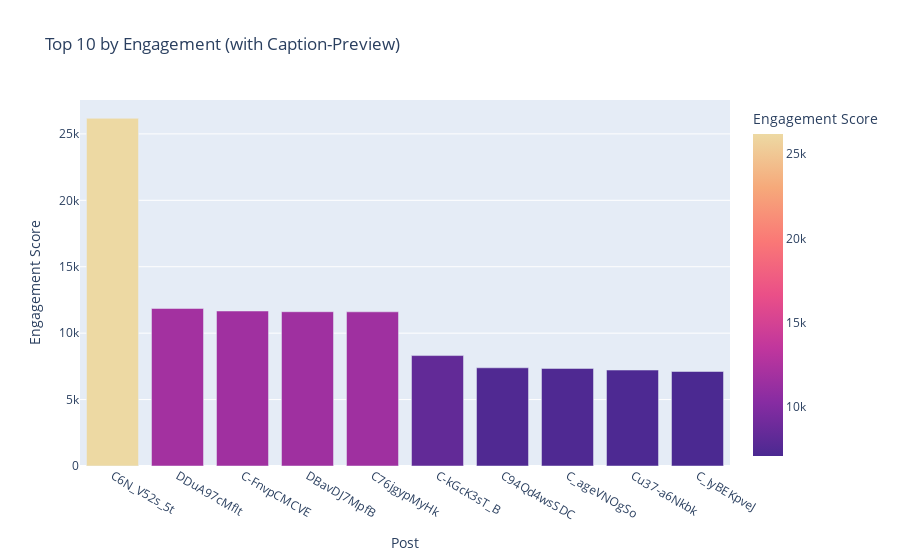

The notebook cell saved with this chart:
### Markdown cell above
#### Top Posts based on Engagement Score

### Code cell
top_posts_engagement = session.query(
    Post.shortcode,
    Post.engagement_score_view,
    Post.like_count,
    Post.comment_count,
    Post.caption
).order_by(Post.engagement_score_view.desc()).limit(10).all()

df = pd.DataFrame(top_posts_engagement, columns=["Shortcode", "Engagement Score", "Likes", "Comments", "Caption"])

df["Caption Preview"] = df["Caption"].fillna("").apply(lambda x: x[:100] + "..." if len(x) > 100 else x)

fig = px.bar(
    df,
    x="Shortcode",
    y="Engagement Score",
    hover_data={
        "Shortcode": True,
        "Engagement Score": True,
        "Likes": True,
        "Comments": True,
        "Caption Preview": True
    },
    title="Top 10 by Engagement (with Caption-Preview)",
    labels={"Shortcode": "Post", "Engagement Score": "Engagement Score"},
    color="Engagement Score",
    color_continuous_scale="Agsunset"
)

fig.show()

### Figure 1 — Plotly figure (JSON) as saved in the notebook; plotly's stock layout.template omitted (floating-point values rounded to 4 significant figures)
{"data": [{"customdata": [[600, 13, "Ihr herzallerliebsten KnöpfchenDrückerInnen! Unsere EP „No Future Kid“ ist erschienen! 🔥🔥🔥\n\nIhr könn..."], [441, 11, "Wir haben da noch ein kleines Throwback-Reel für euch vom Birthday Bash im @juz_burglengenfeld von @..."], [441, 19, "Hey Leute! 🎸\nIch bin Chili / Julia, die neue Bassistin bei Dorfterror! Es ist mir eine riesige Freud..."], [516, 14, "Hallo und schön, dass du uns gefunden hast 🥰 Wir sind die junge #punkband Dorfterror aus Oberbillig ..."], [120, 1, "Wir haben euch vom letzten Wochenende noch etwas vom @nig_rock mitgebracht. @nikl_nkl hat den geilen..."], [188, 6, "Folgt ihr uns schon auf TikTok? Nein? Dann auf geht’s über den Link in unserer Bio! \n\nGetreu nach de..."], [243, 3, "Weinheim, ihr wart wunderbar, und daher hier gerne noch ein kleines Highlight-Reel! Du willst uns au..."], [155, 10, "Eine Minute ungeschnitten: Alter Steinbruch, Westerngrund, Mitternacht, Abriss. @beemfestival wie kr..."], [299, 3, "#konz ihr wart toll ❤️ Trotz des Regens seid ihr abgegangen 🔥 vielen Dank! \n\nWir machen jetzt erstma..."], [262, 12, "Erst halb zurück aus dem Urlaub und wir können es immer noch kaum fassen, wie geil die letzten Gigs ..."]], "hovertemplate": "Post=%{x}<br>Engagement Score=%{marker.color}<br>Likes=%{customdata[0]}<br>Comments=%{customdata[1]}<br>Caption Preview=%{customdata[2]}<extra></extra>", "legendgroup": "", "marker": {"color": [26170.0, 11860.0, 11670.0, 11610.0, 11610.0, 8313.0, 7392.0, 7343.0, 7223.0, 7113.0], "coloraxis": "coloraxis", "pattern": {"shape": ""}}, "name": "", "orientation": "v", "showlegend": false, "textposition": "auto", "type": "bar", "x": ["C6N_V52s_5t", "DDuA97cMfIt", "C-FnvpCMCVE", "DBavDJ7MpfB", "C76jgypMyHk", "C-kGcK3sT_B", "C94Qd4wsSDC", "C_ageVNOgSo", "Cu37-a6Nkbk", "C_IyBEKpveJ"], "xaxis": "x", "y": [26170.0, 11860.0, 11670.0, 11610.0, 11610.0, 8313.0, 7392.0, 7343.0, 7223.0, 7113.0], "yaxis": "y"}], "layout": {"barmode": "relative", "coloraxis": {"colorbar": {"title": {"text": "Engagement Score"}}, "colorscale": [[0, "rgb(75, 41, 145)"], [0.1667, "rgb(135, 44, 162)"], [0.3333, "rgb(192, 54, 157)"], [0.5, "rgb(234, 79, 136)"], [0.6667, "rgb(250, 120, 118)"], [0.8333, "rgb(246, 169, 122)"], [1, "rgb(237, 217, 163)"]]}, "legend": {"tracegroupgap": 0}, "title": {"text": "Top 10 by Engagement (with Caption-Preview)"}, "xaxis": {"anchor": "y", "domain": [0, 1], "title": {"text": "Post"}}, "yaxis": {"anchor": "x", "domain": [0, 1], "title": {"text": "Engagement Score"}}}}
